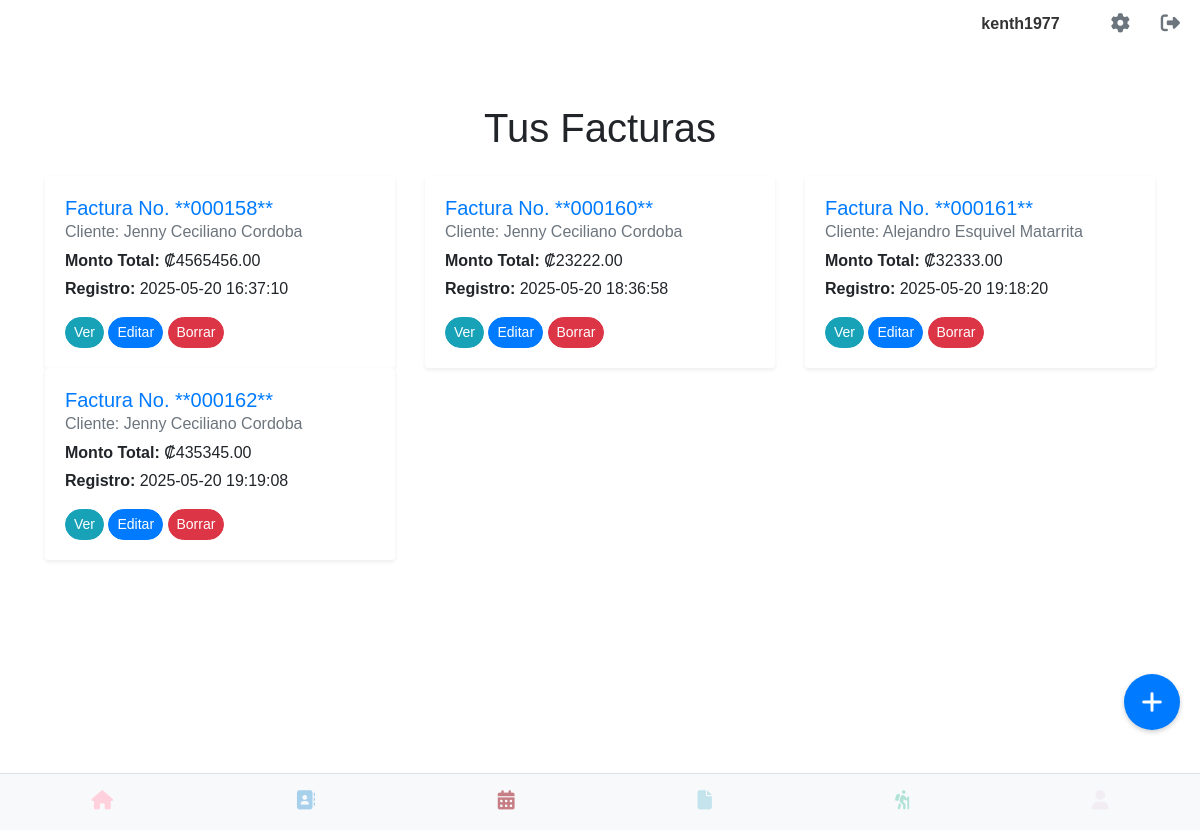
The app's page /ver_facturas (signed in), older data.
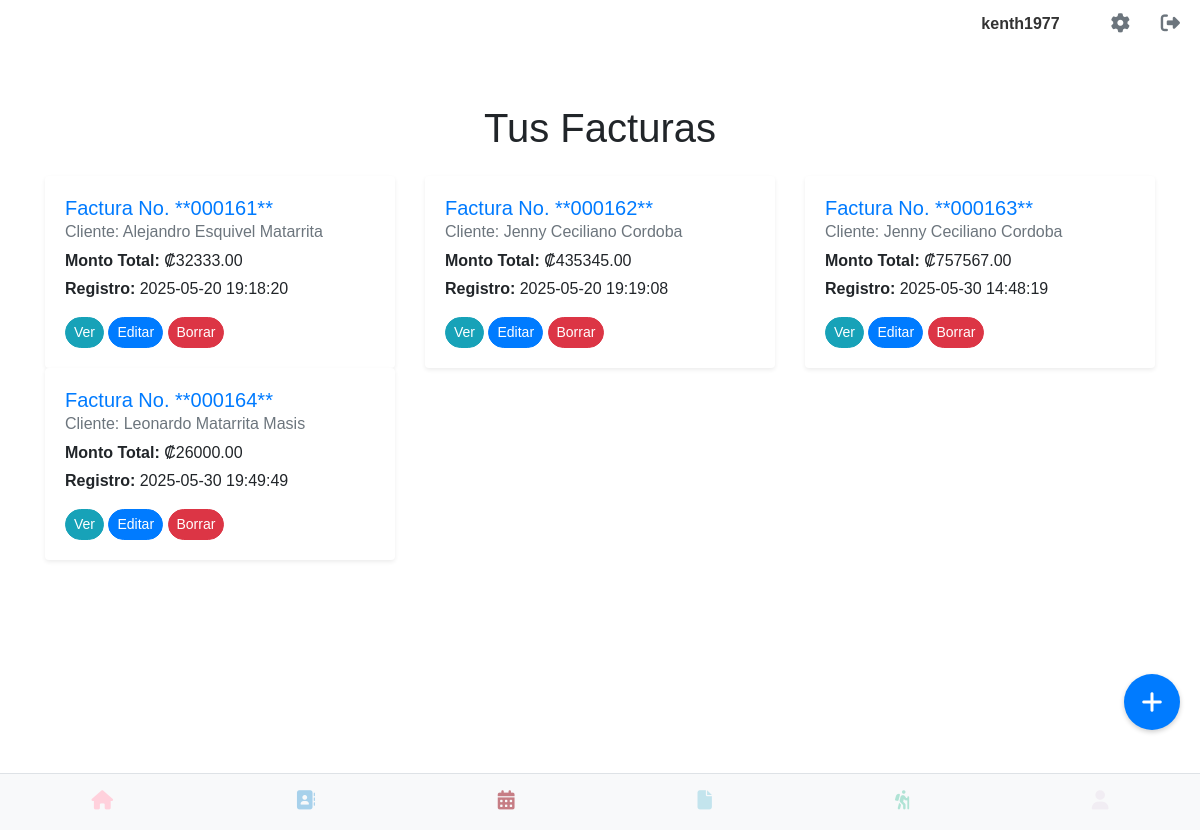
The same page, newer data.
### models.py (models this page shows, shortened)
class User(UserMixin, db.Model):
    __tablename__ = 'users'
    id = db.Column(db.Integer, primary_key=True)
    username = db.Column(db.String(80), unique=True, nullable=False)
    email = db.Column(db.String(120), unique=True, nullable=False)
    cedula = db.Column(db.String(20), unique=True, nullable=False)
    telefono = db.Column(db.String(20), nullable=False)
    password_hash = db.Column(db.String(128))
    image_filename = db.Column(db.String(255), nullable=True)
    @property
    def is_active(self):
        return True

class Factura(db.Model):
    __tablename__ = 'facturas'
    id = db.Column(db.Integer, primary_key=True)
    numero_factura = db.Column(db.String(100), unique=True, nullable=False)
    fecha_emision = db.Column(db.Date, nullable=False, default=datetime.utcnow)
    cliente_id = db.Column(db.Integer, db.ForeignKey('contacto.id'), nullable=False)
    cliente = db.relationship('Contacto', backref=db.backref('facturas', lazy=True))
    descripcion = db.Column(db.Text)
    monto_total = db.Column(db.Numeric(10, 2), nullable=False)
    fecha_registro = db.Column(db.DateTime, default=datetime.utcnow)
    usuario_id = db.Column(db.Integer, db.ForeignKey('users.id'), nullable=False)
    usuario = db.relationship('User', backref=db.backref('facturas', lazy=True))
    interes = db.Column(db.String(50), nullable=True)
    realizado_por = db.Column(db.String(100), nullable=True)
    sinpe = db.Column(db.String(100), nullable=True)
    tipo_actividad = db.Column(db.String(100), nullable=True)
    nombre_actividad_etapa = db.Column(db.String(255), nullable=True)
    costo_actividad = db.Column(db.Numeric(10, 2), nullable=True)
    otras_descripcion = db.Column(db.Text, nullable=True)

class Contacto(db.Model):
    id = db.Column(db.Integer, primary_key=True)
    nombre = db.Column(db.String(100), nullable=False)
    primer_apellido = db.Column(db.String(100))
    segundo_apellido = db.Column(db.String(100))
    telefono = db.Column(db.String(20), nullable=False)
    movil = db.Column(db.String(20))
    email = db.Column(db.String(120))
    direccion = db.Column(db.String(200))
    actividad = db.Column(db.String(100))  # Corrección: Usando 'actividad' para el modelo
    tipo_actividad = db.Column(db.String(100)) # Manteniendo tipo_actividad si lo usas en el formulario
    nota = db.Column(db.Text)
    direccion_mapa = db.Column(db.String(255))
    avatar_path = db.Column(db.String(255)) # Para guardar la ruta del avatar
    fecha_ingreso = db.Column(db.DateTime, default=datetime.utcnow)
    usuario_id = db.Column(db.Integer, db.ForeignKey('users.id'), nullable=False)
    usuario = db.relationship('User', backref=db.backref('contactos', lazy=True))
    empresa = db.Column(db.String(100))
    sitio_web = db.Column(db.String(200))
    capacidad_persona = db.Column(db.String(20))
    participacion = db.Column(db.String(30))

### app.py (the view)
@app.route('/ver_facturas')
@login_required
def ver_facturas():
    facturas = Factura.query.filter_by(usuario_id=current_user.id).all()
    return render_template('ver_facturas.html', facturas=facturas, generate_csrf=generate_csrf)

### app.py (called while the page is built)
@login_manager.user_loader
def load_user(user_id):
    return User.query.get(int(user_id))

### templates/ver_facturas.html (shortened to what this page needs)
{% extends 'base.html' %}
{% block content %}
<div class="container mt-4">
    <h1 class="mb-4 text-center">Tus Facturas</h1>
    {% if facturas %}
    <div class="row row-cols-1 row-cols-md-2 row-cols-lg-3 g-4">
        {% for factura in facturas %}
        <div class="col">
            <div class="card h-100 shadow-sm border-0 rounded-3">
                <div class="card-body d-flex flex-column">
                    <h5 class="card-title text-primary mb-2">Factura No. **{{ factura.numero_factura }}**</h5>
                    <h6 class="card-subtitle mb-2 text-muted">
                        Cliente:
                        {% if factura.cliente %}
                            {{ factura.cliente.nombre.title() }}
                            {{ factura.cliente.primer_apellido.title() if factura.cliente.primer_apellido else '' }}
                            {{ factura.cliente.segundo_apellido.title() if factura.cliente.segundo_apellido else '' }}
                        {% else %}
                            N/A
                        {% endif %}
                    </h6>
                    <p class="card-text mb-1"><strong>Monto Total:</strong> ₡{{ "%.2f"|format(factura.monto_total) }}</p>
                    <p class="card-text mb-3 text-sm"><strong>Registro:</strong> {{ factura.fecha_registro.strftime('%Y-%m-%d %H:%M:%S') }}</p>
                    <div class="mt-auto d-grid gap-2 d-md-block">
                        <a href="{{ url_for('ver_detalle_factura', id=factura.id) }}" class="btn btn-info btn-sm rounded-pill mb-2 mb-md-0 me-md-2">Ver</a>
                        <a href="{{ url_for('editar_factura', id=factura.id) }}" class="btn btn-primary btn-sm rounded-pill mb-2 mb-md-0 me-md-2">Editar</a>
                        <button type="button" class="btn btn-danger btn-sm rounded-pill borrar-factura-btn-swal"
                                data-factura-id="{{ factura.id }}"
                                data-factura-numero="{{ factura.numero_factura }}"
                                data-factura-cliente="{{ factura.cliente.nombre | title }} {{ factura.cliente.primer_apellido | title or '' }} {{ factura.cliente.segundo_apellido | title or '' }}">
                            Borrar
                        </button>
                    </div>
                </div>
            </div>
        </div>
        {% endfor %}
    </div>
    {% else %}
    <p class="text-center mt-5">No hay facturas registradas. ¡Crea tu primera factura!</p>
    {% endif %}
</div>
<a href="{{ url_for('crear_factura') }}" class="floating-button">
    <i class="fas fa-plus"></i>
</a>
{% endblock %}

### templates/base.html (shortened to what this page needs)
<!DOCTYPE html>
<html lang="es">
<head>
    <link rel="stylesheet" type="text/css" href="{{ url_for('static', filename='css/main.css') }}">
    <link rel="stylesheet" href="https://cdn.jsdelivr.net/npm/sweetalert2@11/dist/sweetalert2.min.css">
</head>
<body>
	<div class="contactos-container">
    {% if current_user.is_authenticated %}
        <div class="top-right">
            <span class="username-display">{{ current_user.username }}</span>
            <a href="{{ url_for('perfil') }}" class="gear-icon"><i class="fas fa-cog"></i></a>
            <a href="{{ url_for('logout') }}" class="logout-icon"><i class="fas fa-sign-out-alt"></i></a>
        </div>
    {% endif %}
</div>
{% include "flash.html" %}
<div class="container-block margin-bottom-large">
    {% block content %}
    {% endblock %}
</div>
{% include "navbar.html" %}
</body>
</html>

### templates/flash.html (shortened to what this page needs)
<div class="container">
</div>

### templates/navbar.html
<nav class="magic-navbar">
    <div class="magic-nav-buttons">
        <div class="magic-nav-button">
            <a href="{{ url_for('index') }}">
                <i class="fas fa-home"></i>
            </a>
        </div>
        <div class="magic-nav-button">
            <a href="{{ url_for('listar_contacto') }}">
                <i class="fa-solid fa-address-book"></i>
            </a>
        </div>
        <div class="magic-nav-button">
            <a href="{{ url_for('calendario') }}">
                <i class="fa-solid fa-calendar-days"></i>
            </a>
        </div>
        <div class="magic-nav-button">
            <a href="{{ url_for('ver_facturas') }}">
                <i class="fa-solid fa-file"></i>
            </a>
        </div>
        <div class="magic-nav-button">
            <a href="{{ url_for('ver_eventos') }}">
                <i class="fa-solid fa-person-hiking"></i>
            </a>
        </div>
        <div class="magic-nav-button">
            {% if current_user.is_authenticated %}
                <a href="#" style="pointer-events: none; opacity: 0.2;">
                    <i class="fas fa-user"></i>
                </a>
            {% else %}
                <a href="{{ url_for('login') }}">
                    <i class="fas fa-user"></i>
                </a>
            {% endif %}
        </div>
    </div>
</nav>

### static/css/navbar.css (style rules this page uses)
.magic-navbar { background-color: #f8f9fa; color: #343a40; padding: 0.5rem 0; position: fixed; bottom: 0; left: 0; width: 100%; z-index: 1000; border-top: 1px solid #dee2e6; }
.magic-nav-buttons { display: flex; justify-content: space-around; align-items: center; }
.magic-nav-button { flex-grow: 1; text-align: center; padding: 0.5rem 0; }
.magic-nav-button a { display: block; color: inherit; text-decoration: none; }
.magic-nav-button i { font-size: 1.2rem; margin-bottom: 0.2rem; }
.magic-nav-button:nth-child(1) i { color: #FFD1DC; }
.magic-nav-button:nth-child(2) i { color: #A7D1EB; }
.magic-nav-button:nth-child(3) i { color: #c67D84; }
.magic-nav-button:nth-child(4) i { color: #C3E4ED; }
.magic-nav-button:nth-child(5) i { color: #B0E3D5; }
.magic-nav-button:nth-child(6) i { color: #D8BFD8; }

### static/css/base.css (style rules this page uses)
body { font-family: sans-serif; margin: 0; }
.margin-bottom-large { margin-bottom: 250px; }
.container { width: 80%; margin: 20px auto; padding: 20px; }
.top-right { position: absolute; top: 10px; right: 20px; display: flex; align-items: center; }
.gear-icon, .logout-icon { font-size: 24px; text-decoration: none; color: #333; margin-left: 15px; }
.username-display { margin-right: 20px; font-weight: bold; color: #333; }

### static/css/perfil.css (style rules this page uses)
body { font-family: sans-serif; margin: 20px; }

### static/css/listar_contacto.css (style rules this page uses)
.contactos-container { font-family: Arial, sans-serif; color: #333; }
.contactos-container .top-right { display: flex; justify-content: flex-end; align-items: center; gap: 1rem; padding-bottom: 1rem; }
.contactos-container .username-display { font-weight: bold; }
.contactos-container .gear-icon, .contactos-container .logout-icon { color: #6c757d; font-size: 1.2rem; text-decoration: none; }

### templates/ver_facturas.html (style rules this page uses)
.floating-button { position: fixed; bottom: 100px; right: 20px; background-color: #007bff; color: white; border-radius: 50%; width: 56px; height: 56px; display: flex; justify-content: center; align-items: center; font-size: 24px; box-shadow: 0 2px 5px rgba(0, 0, 0, 0.2); z-index: 1000; text-decoration: none; }

Row changes from the older to the newer data that the page shows:
removed Factura: numero_factura "000158", cliente.nombre "Jenny", cliente.primer_apellido "Ceciliano", cliente.segundo_apellido "Cordoba", monto_total "4565456.00", fecha_registro "2025-05-20 16:37:10"
removed Factura: numero_factura "000160", cliente.nombre "Jenny", cliente.primer_apellido "Ceciliano", cliente.segundo_apellido "Cordoba", monto_total "23222.00", fecha_registro "2025-05-20 18:36:58"
added Factura: numero_factura "000163", cliente.nombre "Jenny", cliente.primer_apellido "Ceciliano", cliente.segundo_apellido "Cordoba", monto_total "757567.00", fecha_registro "2025-05-30 14:48:19"
added Factura: numero_factura "000164", cliente.nombre "Leonardo", cliente.primer_apellido "Matarrita", cliente.segundo_apellido "Masis", monto_total "26000.00", fecha_registro "2025-05-30 19:49:49"
